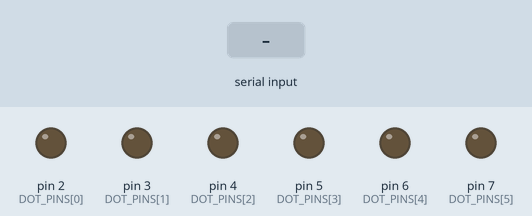
The sketch below on a simulated Arduino Uno, built with avr-gcc and run on an emulated ATmega328P. Parts: output pins drawn as LEDs (lit = HIGH). The inputs (shaded band) are chosen by the test bench.

Above: at 1.2 s.
1.3 s: "a\n" received over Serial
At 1.36 s:
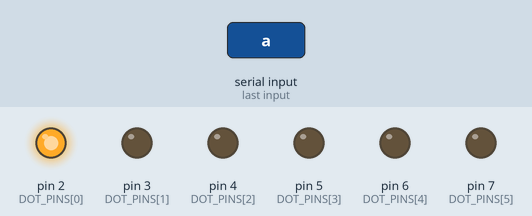
2.9 s: "b\n" received over Serial
At 2.96 s:
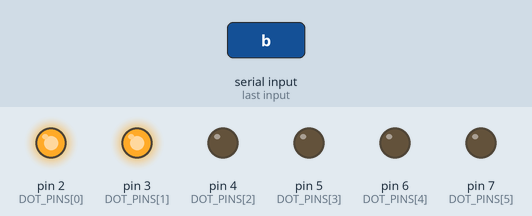
4.5 s: "c\n" received over Serial
At 4.56 s:
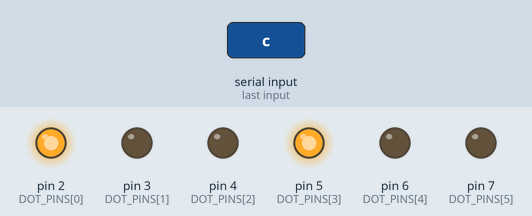
6.1 s: "d\n" received over Serial
At 6.16 s:
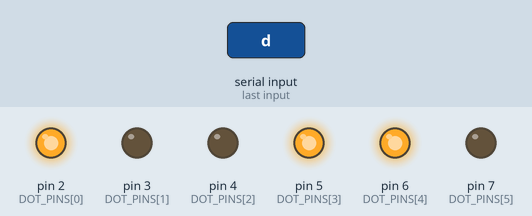
7.7 s: "e\n" received over Serial
At 7.76 s:
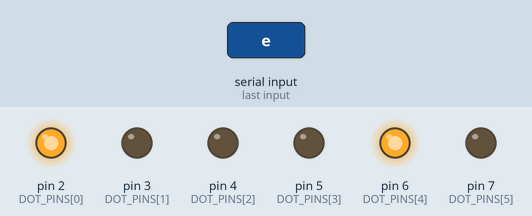
Timing chart, 0 to 10.3 s (numbered marks = the images above; inputs shaded):
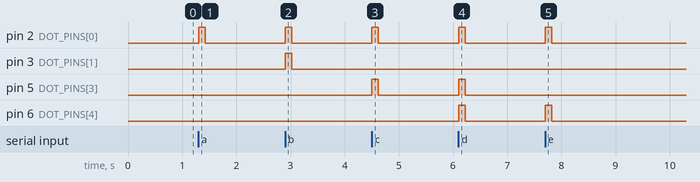

The sketch:

braille.ino
```cpp
/*
  NEUROLEARN ASSIST - Braille Arduino Interface
  Receives UTF-8 braille text over serial and maps to a 6-pin braille cell driver.
  Replace pin mapping and pulse timing to match your solenoid driver hardware.
*/

const int DOT_PINS[6] = {2, 3, 4, 5, 6, 7};
const int CELL_DELAY_MS = 120;

String incoming = "";

void setup() {
  Serial.begin(9600);
  for (int i = 0; i < 6; i++) {
    pinMode(DOT_PINS[i], OUTPUT);
    digitalWrite(DOT_PINS[i], LOW);
  }
}

void loop() {
  while (Serial.available() > 0) {
    char c = Serial.read();
    if (c == '\n') {
      processLine(incoming);
      incoming = "";
    } else {
      incoming += c;
    }
  }
}

void processLine(const String &text) {
  // UTF-8 braille can be multi-byte, so production hardware should decode bytes properly.
  // This minimal firmware expects pre-converted simple symbols and triggers a demo pulse.
  for (int i = 0; i < text.length(); i++) {
    char ch = text.charAt(i);
    activatePatternForAscii(ch);
    delay(CELL_DELAY_MS);
    clearPins();
  }
}

void activatePatternForAscii(char ch) {
  // Simple placeholder mapping for ASCII letters (a-z) to braille dots.
  // Replace with full mapping logic for your mechanical cell layout.
  switch (tolower(ch)) {
    case 'a': setDots(1, 0, 0, 0, 0, 0); break;
    case 'b': setDots(1, 1, 0, 0, 0, 0); break;
    case 'c': setDots(1, 0, 0, 1, 0, 0); break;
    case 'd': setDots(1, 0, 0, 1, 1, 0); break;
    case 'e': setDots(1, 0, 0, 0, 1, 0); break;
    default: clearPins(); break;
  }
}

void setDots(int d1, int d2, int d3, int d4, int d5, int d6) {
  digitalWrite(DOT_PINS[0], d1 ? HIGH : LOW);
  digitalWrite(DOT_PINS[1], d2 ? HIGH : LOW);
  digitalWrite(DOT_PINS[2], d3 ? HIGH : LOW);
  digitalWrite(DOT_PINS[3], d4 ? HIGH : LOW);
  digitalWrite(DOT_PINS[4], d5 ? HIGH : LOW);
  digitalWrite(DOT_PINS[5], d6 ? HIGH : LOW);
}

void clearPins() {
  for (int i = 0; i < 6; i++) {
    digitalWrite(DOT_PINS[i], LOW);
  }
}
```

Measured:
- after the input at 1.3 s, pin 2 (DOT_PINS[0]): LOW → HIGH at once, → LOW 0.12 s later
- after the input at 2.9 s, pin 2 (DOT_PINS[0]), pin 3 (DOT_PINS[1]): LOW → HIGH at once, → LOW 0.12 s later
- after the input at 4.5 s, pin 2 (DOT_PINS[0]), pin 5 (DOT_PINS[3]): LOW → HIGH at once, → LOW 0.12 s later
- after the input at 6.1 s, pin 2 (DOT_PINS[0]), pin 5 (DOT_PINS[3]), pin 6 (DOT_PINS[4]): LOW → HIGH at once, → LOW 0.12 s later
- after the input at 7.7 s, pin 2 (DOT_PINS[0]), pin 6 (DOT_PINS[4]): LOW → HIGH at once, → LOW 0.12 s later
